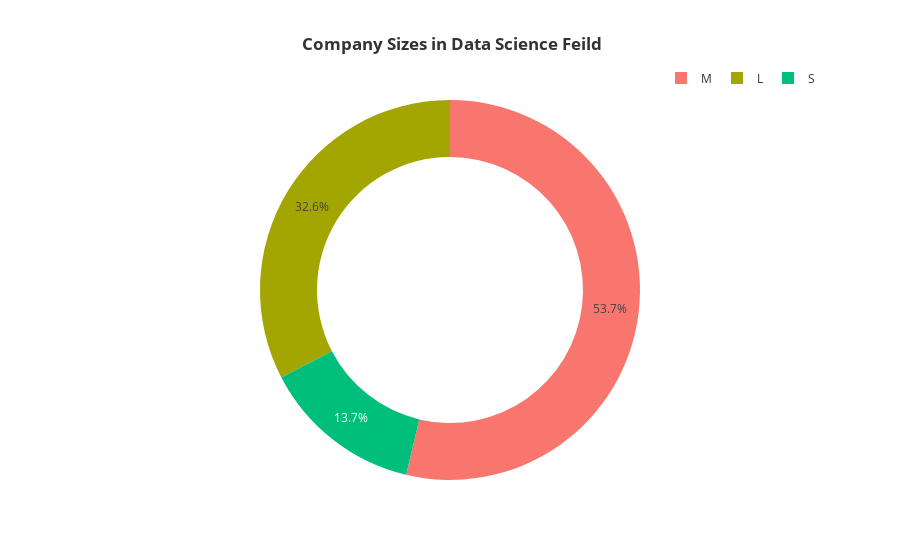

Notebook cell for this chart:
### Code cell
fig=px.pie(df.groupby('company_size',as_index=False)['salary_in_usd'].count().sort_values(by='salary_in_usd',ascending=False).head(10),names='company_size',values='salary_in_usd',color='company_size',hole=0.7,labels={'company_size':'Company Size','salary_in_usd':'count'},template='ggplot2',title='<b> Company Sizes in Data Science Feild')
fig.update_layout(title_x=0.5,legend=dict(orientation='h',yanchor='bottom',y=1.02,xanchor='right',x=1))

### Figure 1 — Plotly figure (JSON) as saved in the notebook; plotly's stock layout.template omitted (floating-point values rounded to 4 significant figures)
{"data": [{"customdata": [["M"], ["L"], ["S"]], "domain": {"x": [0, 1], "y": [0, 1]}, "hole": 0.7, "hovertemplate": "Company Size=%{customdata[0]}<br>count=%{value}<extra></extra>", "labels": ["M", "L", "S"], "legendgroup": "", "marker": {"colors": ["#F8766D", "#A3A500", "#00BF7D"]}, "name": "", "showlegend": true, "type": "pie", "values": [326, 198, 83]}], "layout": {"legend": {"orientation": "h", "tracegroupgap": 0, "x": 1, "xanchor": "right", "y": 1.02, "yanchor": "bottom"}, "title": {"text": "<b> Company Sizes in Data Science Feild", "x": 0.5}}}
